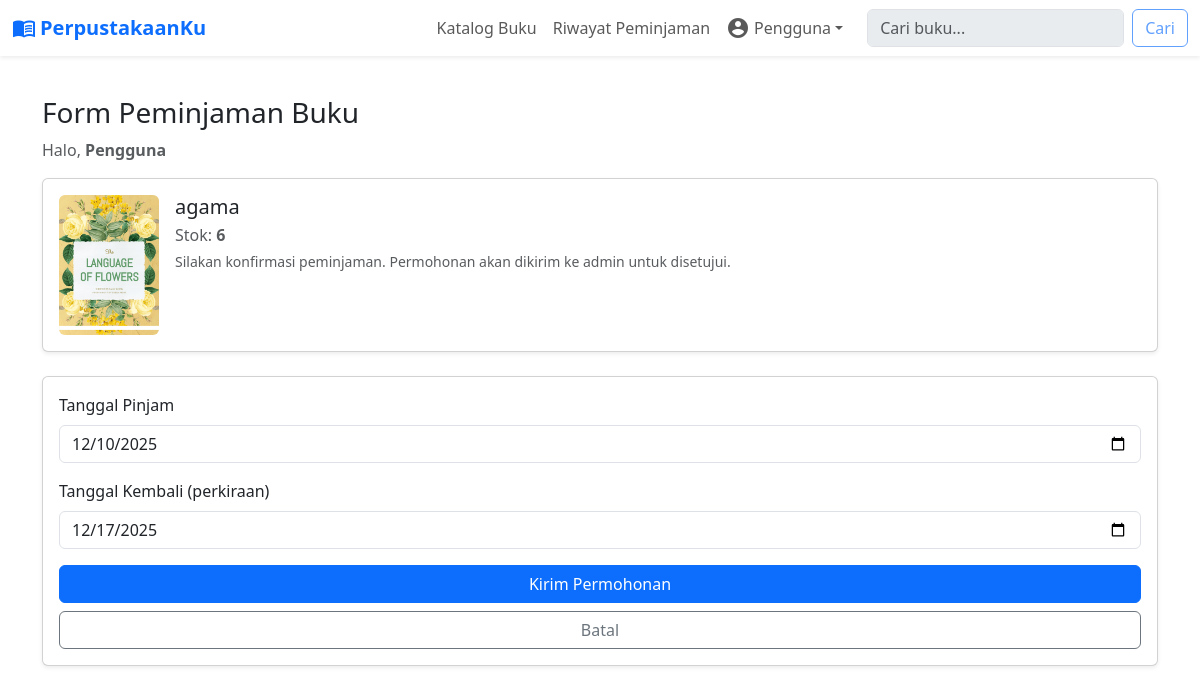
/user/form_pinjam.php?id_buku=4 (signed in), run on the app's committed database.
### tables this page shows
CREATE TABLE `buku_222274` (
  `id_buku_222274` int(11) NOT NULL,
  `judul_222274` varchar(150) NOT NULL,
  `penulis_222274` varchar(100) DEFAULT NULL,
  `penerbit_222274` varchar(100) DEFAULT NULL,
  `tahun_terbit_222274` year(4) DEFAULT NULL,
  `kategori_222274` varchar(100) DEFAULT NULL,
  `stok_222274` int(11) DEFAULT 0,
  `img_222274` varchar(255) DEFAULT NULL,
  `deskripsi_222274` text DEFAULT NULL
);

### user/form_pinjam.php (the view, shortened to what this page needs)
<?php
require '../config/connect.php';
require 'templates/header.php';
require 'templates/navbar.php';
$namaUser   = $_SESSION['user']['nama_222274'] ?? 'Pengguna';
$id_buku = intval($_GET['id_buku'] ?? 0);
$stmt = $conn->prepare("SELECT judul_222274, stok_222274, img_222274 FROM buku_222274 WHERE id_buku_222274 = ?");
$stmt->bind_param("i", $id_buku);
$stmt->execute();
$res  = $stmt->get_result();
$buku = $res->fetch_assoc();
?>
<!DOCTYPE html>
<html lang="id">
<head>
    <link href="https://cdn.jsdelivr.net/npm/bootstrap@5.3.3/dist/css/bootstrap.min.css" rel="stylesheet">
</head>
<body>
<div class="container py-4">
    <section class="hero">
        <h1 class="h3">Form Peminjaman Buku</h1>
        <p class="text-muted">Halo, <strong><?= htmlspecialchars($namaUser) ?></strong></p>
    </section>
    <div class="card mb-4 p-3 shadow-sm">
        <div class="d-flex gap-3">
            <?php
            $img = $buku['img_222274'] ? '../uploads/sampul/' . $buku['img_222274'] : 'https://images.unsplash.com/photo-1528207776546-365bb710ee93?w=400';
            ?>
            <img src="<?= htmlspecialchars($img) ?>" alt="Sampul" class="book-thumb">
            <div class="flex-grow-1">
                <h5 class="mb-1"><?= htmlspecialchars($buku['judul_222274']) ?></h5>
                <p class="mb-1 text-muted">Stok: <strong><?= (int)$buku['stok_222274'] ?></strong></p>
                <p class="small text-muted">Silakan konfirmasi peminjaman. Permohonan akan dikirim ke admin untuk disetujui.</p>
            </div>
        </div>
    </div>
    <form action="pinjam_proses.php" method="POST" class="card p-3 shadow-sm">
        <div class="mb-3">
            <label class="form-label">Tanggal Pinjam</label>
            <input type="date" name="tanggal_pinjam" class="form-control" value="<?= date('Y-m-d') ?>" required>
        </div>
        <div class="mb-3">
            <label class="form-label">Tanggal Kembali (perkiraan)</label>
            <input type="date" name="tanggal_kembali" class="form-control" value="<?= date('Y-m-d', strtotime('+7 days')) ?>" required>
        </div>
        <?php if ((int)$buku['stok_222274'] <= 0): ?>
            <div class="alert alert-warning">Stok buku habis. Anda tidak dapat mengajukan peminjaman saat ini.</div>
            <a href="Katalog.php" class="btn btn-secondary">Kembali ke Katalog</a>
        <?php else: ?>
            <button type="submit" class="btn btn-primary w-100">Kirim Permohonan</button>
            <a href="Katalog.php" class="btn btn-outline-secondary w-100 mt-2">Batal</a>
        <?php endif; ?>
    </form>
</div>
</body>
</html>

### user/templates/header.php (style rules this page uses)
body { font-family: 'Segoe UI', Tahoma, Geneva, Verdana, sans-serif; background-color: #f8f9fa; }
.card { border-radius: 15px; transition: transform 0.2s ease, box-shadow 0.2s ease; }

### user/form_pinjam.php (style rules this page uses)
.hero { margin-top: 1.5rem; margin-bottom: 1rem; }
.book-thumb { width:100px; height:140px; object-fit:cover; border-radius:6px; }

### data on the page
buku_222274: img_222274 (picture), judul_222274 "agama", stok_222274 "6"

### other printed values
$namaUser "Pengguna"
